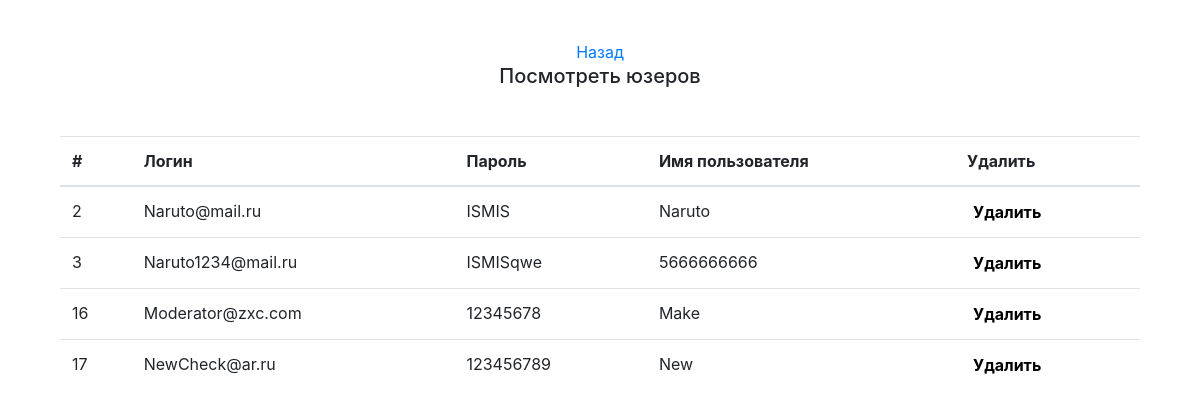
The app's page /LIST_USERS.php (signed in) with its own data.
### tables this page shows
CREATE TABLE `users` (
  `id` int(11) NOT NULL,
  `login` varchar(50) NOT NULL,
  `password` varchar(50) NOT NULL,
  `name` varchar(50) NOT NULL,
  `role` int(10) NOT NULL
);

### ru.php (called while the page is built, shortened)
<?php
   $lang = array();
   $lang['loginh1'] = 'Логин';
   $lang['nameU'] = 'Имя пользователя';
   $lang['passwordU'] = 'Пароль';
   $lang['hrefReg'] = 'Еще не зарегистрированы?';
   $lang['logIn'] = 'Авторизоваться';
   $lang['chooseLang'] = 'Выберите язык:';
   $lang['choose_new_lang']='Язык';
   $lang['message_for_user']= 'Мы Никогда не будем делиться вашей электронной почтой ни с кем другим.';
    $lang['back'] = 'Назад';
   $lang['reg'] = 'Напиши свой email';
   $lang['regname']='Напиши свое имя';
   $lang['act_admin']='Зайти как Админ';
$lang['act_moder']='Зайти как Модератор';
    $lang['add_moder'] = 'Добавить Модератора';
    $lang['add'] = 'Добавить';
    $lang['see_product'] = 'Посмотреть Товары';
    $lang['see'] = 'Посмотреть';
    $lang['see_users'] = 'Посмотреть юзеров';
    $lang['sold'] = 'Посмотреть историю';
     $lang['about_art'] = 'Список товаров';
       $lang['art_name'] = 'Название';
       $lang['kind']='Тип';
       $lang['price']='Цена';
       $lang['delete']='Удалить';
       $lang['sold'] = 'Проданные айди товаров';
       $lang['add_product'] = 'Добавить Товар';
       $lang['p_name'] = 'Название товара';
       $lang['image'] = 'Картина ';
       $lang['message_success'] = 'Успешно добавлен';
       $lang['guest'] = 'Гость';
       $lang['musem_info'] = 'МУЗЕЙ Закрыт из за карантина';
         $lang['address']= '34-Я АВЕНЮ, КВИНС, Нью-Йорк 11106 ';
          $lang['SEARCH'] = 'Искать';
          $lang['exit'] = 'Выйти';
    $lang['home'] = 'Главная';
    $lang['collection'] = 'Коллекция';
    $lang['gallery'] = 'Галерея';
    $lang['about_us'] = 'О Нас';
     $lang['shop'] = 'Магазин';
     $lang['welcome'] = 'Добро Пожаловать';
     $lang['qaa'] = 'Ozeum Музей';
      $lang['qhm'] = 'Истории И Искусства';
      $lang['our_gallery']='Наша Галерия';
      $lang['welcome_long']='Добро Пожаловать В Музей';
      $lang['welcome_short']= 'Искусств И
      Истории Ozeum';
      $lang['not_only'] = 'Не только выдающееся качество коллекции, но и наш высокий уровень активности в';
$lang['not_only_2']='области исследований, выставок и образования гарантируют выдающееся положение Ozium';
$lang['not_only_3']='положение в международном музейном ландшафте.';
       $lang['more_about']= 'Больше об этом';
     $lang['news']='Новостная рассылка';
     $lang['news_2']='Получайте по электронной почте обновления о наших выставках, мероприятиях и многом другом';
   $lang['send']='Отправить';
     $lang['agreement']='Я СОГЛАСЕН С ТЕМ, ЧТО МОИ ПРЕДСТАВЛЕННЫЕ ДАННЫЕ СОБИРАЮТСЯ И ХРАНЯТСЯ.';
    $lang['footer']='Музей истории и искусства';
    $lang['link']='Ссылки';
    $lang['info']='Инфа';
          $lang['social']='Соц.сети';
          $lang['all']='Все';
           $lang['Nature']='Природа';
   ?>

### db.php (called while the page is built, shortened)
<?php
class Db{
    private $host = "localhost";
    private $user = "root";
    private $password = "";
    private $database = "session";
    private $conn;
    function __construct() {
        $this->conn = $this->connectDB();
    }
    function connectDB() {
        $conn = mysqli_connect($this->host,$this->user,$this->password,$this->database);
        return $conn;
    }
    function query($query){
        $result = mysqli_query($this->conn, $query);
        while($row = mysqli_fetch_assoc($result)){
            $resultset[] = $row;
        }
        if(!empty($resultset)){
            return $resultset;
        }
    }
}
?>

### LIST_USERS.php (the view, shortened to what this page needs)
<!DOCTYPE html>
<html lang="en">
<head>
	<link rel="stylesheet" href="https://stackpath.bootstrapcdn.com/bootstrap/4.4.1/css/bootstrap.min.css">
</head>
<body>
	 <?php   session_start();
        include('lang.php');
?>
	<div class="content">
		<div class="container">
			<div class="row mt-3">
				<div class="col-md-12">
					<div class="col-md-12 mb-5 text-center">
						<br>
						<a href="Admin_Action.php"><?php echo $lang['back'] ?></a>
						<br>
						<h5><?php echo $lang['see_users'] ?></h5>
					</div>
					<div class="col-md-12">
						<?php
						require_once "db.php";
						$db = new Db();
						$q = $db->query("SELECT * FROM users");
						echo "<table class='table'><thead><tr><th scope='col'>#</th><th scope='col'>".$lang['loginh1']."</th><th scope='col'>".$lang['passwordU']."</th><th scope='col'>".$lang['nameU']."</th><th scope='col'>".$lang['delete']."</th></tr></thead><tbody id='resusers'>";
						if (!empty($q)) {
							foreach ($q as $row) {
								if($row['id'] > 1){
									echo "<tr><td>" . $row["id"] .
										"</td><td>" . $row["login"] .
										"</td><td>" . $row["password"] .
										"</td><td>" . $row["name"] .
										"</td><td>" . "<button style='border:none; font-weight: 700; background-color: rgba(0,0,0,0);' class='delete'; data-id='$row[id]'>".$lang['delete']."</button>" .
										"</td></tr>";
								}
							}
						}
						echo "</tbody></table>";
						?>
					</div>
					<br>
					<br>
				</div>
			</div>
		</div>
	</div>
</body>
</html>

### records on screen
users: id "2", login "Naruto@mail.ru", password "ISMIS", name "Naruto"
users: id "3", login "Naruto1234@mail.ru", password "ISMISqwe", name "5666666666"
users: id "16", login "Moderator@zxc.com", password "12345678", name "Make"
users: id "17", login "NewCheck@ar.ru", password "123456789", name "New"

### other values on screen
$lang['back'] "Назад"
$lang['see_users'] "Посмотреть юзеров"
$lang['loginh1'] "Логин"
$lang['passwordU'] "Пароль"
$lang['nameU'] "Имя пользователя"
$lang['delete'] "Удалить"
